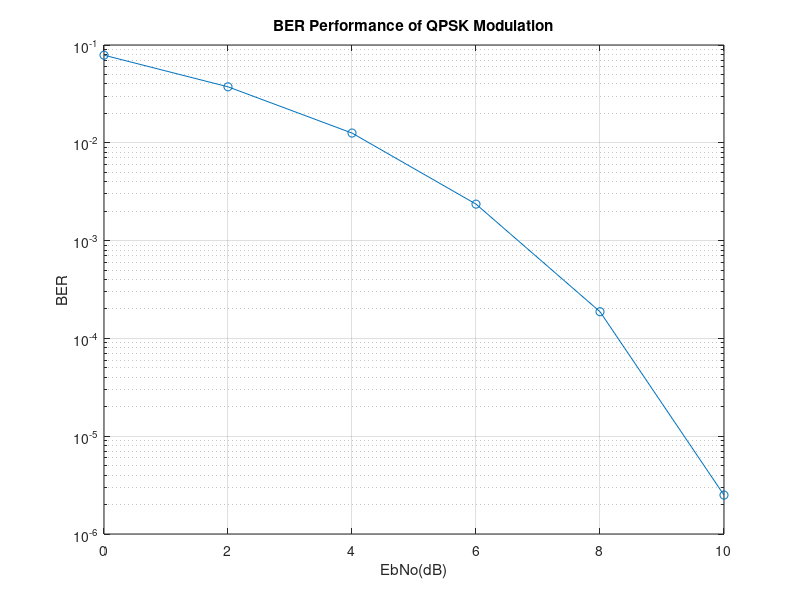

The MATLAB script that drew this image:
%%%%%%%%%%%%%%%%%%%%%%%%%%%%%%%%%%%%%%%%%%%%%%%%%%%%%%%%%%%%%%%%%%%%%%%%%%%
% This program is used to calculate the Bit Error Rate (BER) of QPSK in an 
% Additive White Gaussian Noise (AWGN) channel. The modulation and
% demodulation is done at baseband. Complex numbers are used to model the 
% in-phase and quadrature components of a QPSK signal. The length of the 
% symbol sequence and range of EbNo can be varied. 
%
% By Yasir Ahmed
% www.raymaps.com
%%%%%%%%%%%%%%%%%%%%%%%%%%%%%%%%%%%%%%%%%%%%%%%%%%%%%%%%%%%%%%%%%%%%%%%%%%%

clear all;                                            %Clear all variables
close all;                                            %Close all figures

l=1e6;
EbNodB=0:2:10;
EbNo=10.^(EbNodB/10);

for n=1:length(EbNodB)
    si=2*(round(rand(1,l))-0.5);                      %In-phase symbol generation
    sq=2*(round(rand(1,l))-0.5);                      %Quadrature symbol generation                
    s=si+j*sq;                                        %Adding the two parallel symbol streams
    w=(1/sqrt(2*EbNo(n)))*(randn(1,l)+j*randn(1,l));  %Random noise generation
    r=s+w;                                            %Received signal
    si_=sign(real(r));                                %In-phase demodulation
    sq_=sign(imag(r));                                %Quadrature demodulation
    ber1=(l-sum(si==si_))/l;                          %In-phase BER calculation
    ber2=(l-sum(sq==sq_))/l;                          %Quadrature BER calculation
    ber(n)=mean([ber1 ber2]);                         %Overall BER
end

semilogy(EbNodB, ber,'o-')                                 %Plot the BER
title('BER Performance of QPSK Modulation')
xlabel('EbNo(dB)')                                    %Label for x-axis
ylabel('BER')                                         %Label for y-axis
grid on                                               %Turning the grid on 